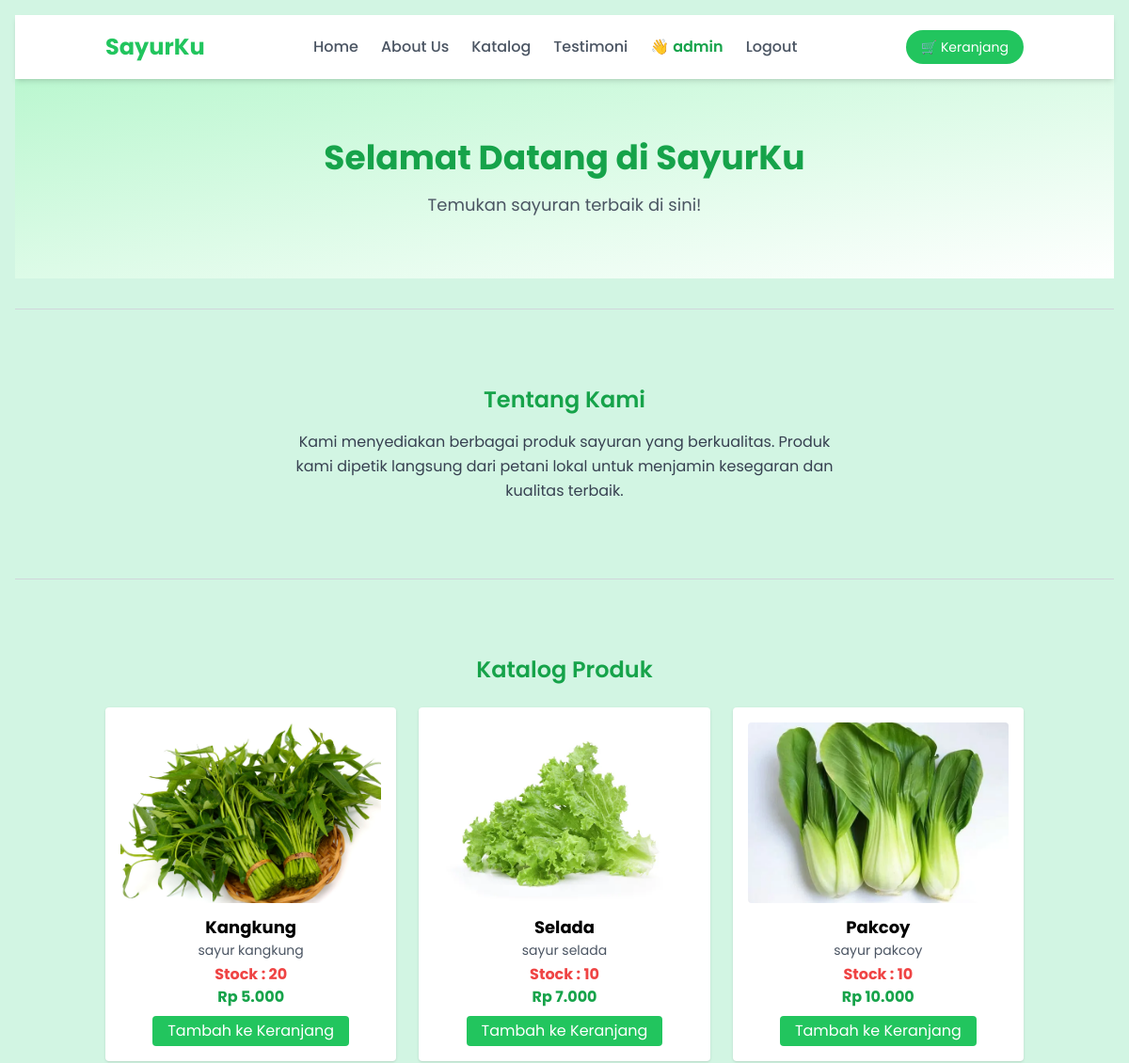
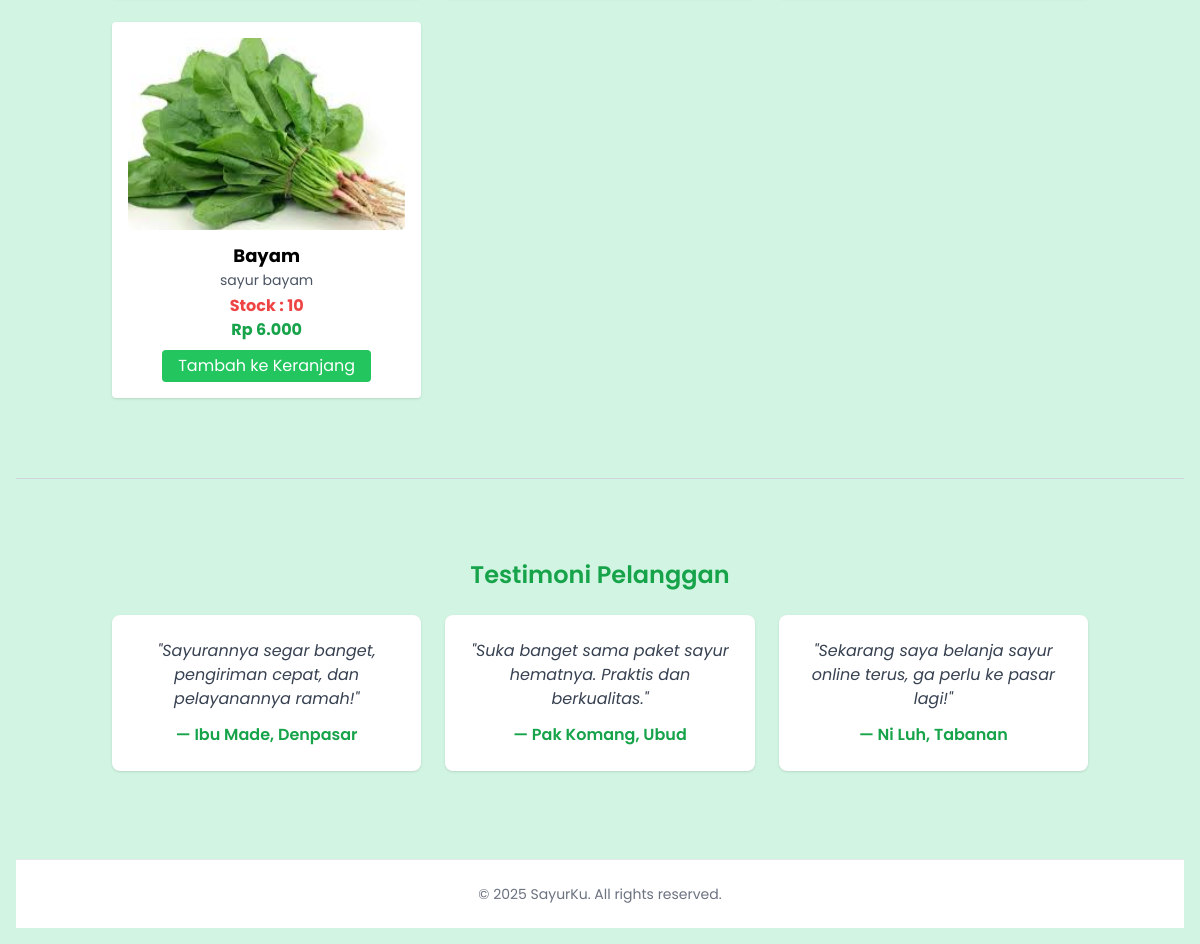
The page / (signed in) on the database its author committed (2 pictures, top to bottom).
### tables this page shows
CREATE TABLE `products` (
  `id` int(11) NOT NULL,
  `name` varchar(100) NOT NULL,
  `description` text DEFAULT NULL,
  `stock` int(11) NOT NULL,
  `price` decimal(10,2) NOT NULL,
  `image` varchar(255) DEFAULT NULL
);

### index.php (the view, shortened to what this page needs)
<?php include 'db.php'; session_start(); ?>
<!DOCTYPE html>
<html lang="en">
<head>
  <script src="https://cdn.tailwindcss.com"></script>
</head>
<body class="bg-[#d2f5e3] min-h-screen p-4">
  <nav class="bg-white shadow-md sticky top-0 z-10">
    <div class="container mx-auto px-6 py-4 flex justify-between items-center">
      <h1 class="text-2xl font-bold text-green-500">SayurKu</h1>
      <ul class="flex space-x-6 text-gray-600 font-medium items-center">
  <li><a href="#home" class="hover:text-green-500">Home</a></li>
  <li><a href="#about" class="hover:text-green-500">About Us</a></li>
  <li><a href="#catalog" class="hover:text-green-500">Katalog</a></li>
  <li><a href="#testimoni" class="hover:text-green-500">Testimoni</a></li>
  <?php if (isset($_SESSION['user'])): ?>
    <li class="text-green-600 font-semibold">
      👋 <?= htmlspecialchars($_SESSION['user']['username']) ?>
    </li>
    <li><a href="logout.php" class="hover:text-green-500">Logout</a></li>
  <?php else: ?>
    <li><a href="login.php" class="hover:text-green-500">Login</a></li>
  <?php endif; ?>
</ul>
      <a href="cart.php" class="bg-green-500 hover:bg-green-600 text-white px-4 py-2 rounded-full text-sm">
        🛒 Keranjang
      </a>
    </div>
  </nav>
  <section id="home" class="text-center py-16 bg-gradient-to-br from-green-200 to-white">
    <h2 class="text-4xl font-bold mb-4 text-green-600">Selamat Datang di SayurKu</h2>
    <p class="text-lg text-gray-600">Temukan sayuran terbaik di sini!</p>
  </section>
<div class="my-8 border-t border-gray-300"></div>
  <section id="about" class="container mx-auto px-6 py-12 text-center">
    <h3 class="text-2xl font-semibold mb-4 text-green-600">Tentang Kami</h3>
    <p class="text-gray-700 leading-relaxed max-w-xl mx-auto">
      Kami menyediakan berbagai produk sayuran yang berkualitas. Produk kami dipetik langsung dari petani lokal untuk menjamin kesegaran dan kualitas terbaik.
    </p>
  </section>
<div class="my-8 border-t border-gray-300"></div>
<section id="catalog" class="container mx-auto px-6 py-12" x-data="{ modalOpen: false, modalImage: '' }">
  <h3 class="text-2xl font-semibold mb-6 text-green-600 text-center">Katalog Produk</h3>
  <div class="grid grid-cols-1 sm:grid-cols-2 md:grid-cols-3 gap-6">
    <?php
    $result = $conn->query("SELECT * FROM products");
    while ($row = $result->fetch_assoc()):
    ?>
    <div class="bg-white rounded shadow p-4 hover:shadow-lg transition">
      <div class="overflow-hidden rounded mb-3 cursor-pointer" @click="modalOpen = true; modalImage = 'assets/uploads/<?= $row['image'] ?>'">
        <img
          src="assets/uploads/<?= $row['image'] ?>"
          class="w-full h-48 object-cover transform transition-transform duration-300 hover:scale-110"
          alt="<?= $row['name'] ?>"
        >
      </div>
      <h4 class="text-lg font-bold text-center"><?= $row['name'] ?></h4>
      <p class="text-sm text-gray-600 mb-1 text-center"><?= $row['description'] ?></p>
       <h6 class="text-base font-bold text-red-500 text-center">Stock : <?= $row['stock'] ?></h6>
      <p class="text-green-600 font-bold mb-2 text-center">Rp <?= number_format($row['price'], 0, ',', '.') ?></p>
      <form method="post" action="cart.php">
        <div class="flex justify-center mt-2">
  <button class="bg-green-500 text-white px-4 py-1 rounded hover:bg-green-600">
    Tambah ke Keranjang
  </button>
</div>
      </form>
    </div>
    <?php endwhile; ?>
  </div>
</section>
<div class="my-8 border-t border-gray-300"></div>
  <section id="testimoni" class="container mx-auto px-6 py-12 text-center">
    <h3 class="text-2xl font-semibold mb-6 text-green-600">Testimoni Pelanggan</h3>
    <div class="grid grid-cols-1 md:grid-cols-3 gap-6">
      <div class="bg-white p-6 rounded-lg shadow hover:shadow-md">
        <p class="text-gray-700 italic mb-3">"Sayurannya segar banget, pengiriman cepat, dan pelayanannya ramah!"</p>
        <h4 class="font-semibold text-green-600">— Ibu Made, Denpasar</h4>
      </div>
      <div class="bg-white p-6 rounded-lg shadow hover:shadow-md">
        <p class="text-gray-700 italic mb-3">"Suka banget sama paket sayur hematnya. Praktis dan berkualitas."</p>
        <h4 class="font-semibold text-green-600">— Pak Komang, Ubud</h4>
      </div>
      <div class="bg-white p-6 rounded-lg shadow hover:shadow-md">
        <p class="text-gray-700 italic mb-3">"Sekarang saya belanja sayur online terus, ga perlu ke pasar lagi!"</p>
        <h4 class="font-semibold text-green-600">— Ni Luh, Tabanan</h4>
      </div>
    </div>
  </section>
  <footer class="bg-white text-center py-6 mt-10 border-t">
    <p class="text-sm text-gray-500">&copy; <?= date('Y') ?> SayurKu. All rights reserved.</p>
  </footer>
</body>
</html>

### index.php (style rules this page uses)
body { font-family: 'Poppins', sans-serif; }

### rows shown on the page
products: image (picture), name "Kangkung", description "sayur kangkung", stock "20", price "5.000"
products: image (picture), name "Selada", description "sayur selada", stock "10", price "7.000"
products: image (picture), name "Pakcoy", description "sayur pakcoy", stock "10", price "10.000"
products: image (picture), name "Bayam", description "sayur bayam", stock "10", price "6.000"

### other values the page prints
$_SESSION['user']['username'] "admin"
